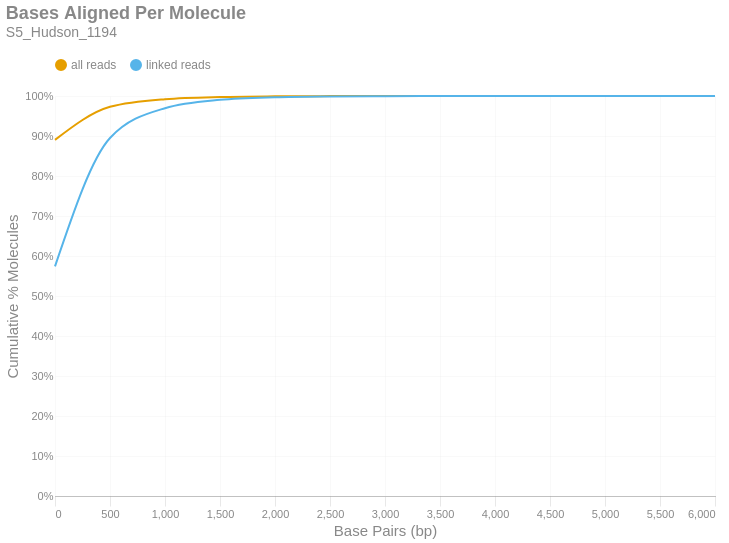

Here is the notebook cell this chart was saved with:
### Markdown cell above
### Bases Aligned Per Molecule
This is a cumulative frequency distribution showing the number of base pairs aligned per unique molecule. These data are shown in 500 bp bins. There are two distributions: one with `all reads` (yellow) and another with only `linked reads` (blue). The percent of molecules in the `linked reads` distribution is relative to the total number of linked molecules.

### Code cell
if SKIPLR:
    print_html(f"Skipped")
else:
    binned_df = consolidated_hist(valids['aligned_bp'], mask, 500, True)
    with SafeRender(binned_df):
        (
            density_plot(binned_df, 'Bases Aligned Per Molecule', samplename, 'basesper')
            .encode(
                x=alt.X('bin:Q', title="Base Pairs (bp)").axis(tickMinStep=500).scale(padding=0),
                y=alt.Y('value:Q', title='Cumulative % Molecules')
                    .axis(format='%')
                    .scale(domain = [0,1])
                    .stack(False),
                color=alt.Color("key:N").scale(domain = ["all reads", "linked reads"]),
                tooltip = [
                    alt.Tooltip("key:N", title = "Data Type"),
                    alt.Tooltip("range_label:N", title="Bases Aligned Per Molecule"),
                    alt.Tooltip("value:Q", format = ".2%", title="% Molecules (Cum.)")
                ]
            )
        ).display()

### Figure 1 — Vega-Lite specification as saved in the notebook (floating-point values rounded to 4 significant figures)
{"width": "container", "height": 400, "config": {"title": {"anchor": "start", "dy": -15, "fontSize": 18, "color": "#888888", "subtitleColor": "#888888", "subtitleFontSize": 14}, "arc": {"fill": "#0072B2"}, "axis": {"domainColor": "#888888", "domainWidth": 0.5, "gridWidth": 0.2, "grid": false, "titleFontWeight": 400, "titleFontSize": 15, "labelFontSize": 11, "labelColor": "#888888", "tickColor": "#888888", "tickWidth": 0.2, "titleColor": "#888888"}, "axisBand": {"grid": false}, "axisX": {"grid": true, "tickSize": 10, "domainCap": "round"}, "axisY": {"domain": false, "grid": true, "tickSize": 0, "domainCap": "round"}, "background": "transparent", "header": {"labelFontSize": 15, "labelColor": "#888888", "titleFontSize": 15, "titleFontWeight": 600, "titleColor": "#888888"}, "legend": {"labelFont": "sans-serif", "labelFontSize": 12, "labelColor": "#888888", "symbolSize": 100, "symbolType": "circle", "titleFontSize": 12, "titlePadding": 10, "titleColor": "#888888", "title": null, "orient": "top"}, "range": {"category": ["#E69F00", "#56B4E9", "#009E73", "#F0E442", "#0072B2", "#D55E00", "#CC79A7", "#000000"], "diverging": ["#cfe8f3", "#a2d4ec", "#73bfe2", "#46abdb", "#1696d2", "#12719e"]}, "area": {"fill": "#0072B2", "fillOpacity": 0.7, "line": true, "strokeOpacity": 0.7}, "line": {"color": "#0072B2", "stroke": "#0072B2", "strokeWidth": 2}, "trail": {"color": "#0072B2", "stroke": "#0072B2", "strokeWidth": 0, "size": 1}, "point": {"filled": true, "fillOpacity": 1.0, "size": 95}, "text": {"color": "#888888", "fontSize": 11, "align": "right", "fontWeight": 400, "size": 11}, "bar": {"fill": "#0072B2", "stroke": null}, "view": {"stroke": null, "continuousWidth": 660, "continuousHeight": 400}}, "data": {"name": "data-9281c7b636a45b5ac23f17a1d0f31181"}, "mark": {"type": "line", "interpolate": "monotone", "point": {"opacity": 0, "size": 275}}, "encoding": {"color": {"field": "key", "scale": {"domain": ["all reads", "linked reads"]}, "type": "nominal"}, "tooltip": [{"field": "key", "title": "Data Type", "type": "nominal"}, {"field": "range_label", "title": "Bases Aligned Per Molecule", "type": "nominal"}, {"field": "value", "format": ".2%", "title": "% Molecules (Cum.)", "type": "quantitative"}], "x": {"axis": {"tickMinStep": 500}, "field": "bin", "scale": {"padding": 0}, "title": "Base Pairs (bp)", "type": "quantitative"}, "y": {"axis": {"format": "%"}, "field": "value", "scale": {"domain": [0, 1]}, "stack": false, "title": "Cumulative % Molecules", "type": "quantitative"}}, "params": [{"name": "param_c36ac31b6afebe62", "select": {"type": "point", "fields": ["key"]}, "bind": "legend"}], "title": {"text": "Bases Aligned Per Molecule", "subtitle": "S5_Hudson_1194"}, "transform": [{"fold": ["all reads (cumsum)", "linked reads (cumsum)"]}, {"calculate": "replace(datum.key, ' (cumsum)', '')", "as": "key"}, {"filter": {"param": "param_c36ac31b6afebe62"}}], "usermeta": {"embedOptions": {"downloadFileName": "S5_Hudson_1194.basesper"}}, "$schema": "https://vega.github.io/schema/vega-lite/v6.1.0.json", "datasets": {"data-9281c7b636a45b5ac23f17a1d0f31181": [{"bin": "0.0", "interval": "0.0-500.0", "all reads": 0.8903, "linked reads": 0.5742, "all reads (cumsum)": 0.8903, "linked reads (cumsum)": 0.5742, "range_label": "0-499"}, {"bin": "500.0", "interval": "500.0-1000.0", "all reads": 0.0827, "linked reads": 0.3207, "all reads (cumsum)": 0.973, "linked reads (cumsum)": 0.8949, "range_label": "500-999"}, {"bin": "1000.0", "interval": "1000.0-1500.0", "all reads": 0.01916, "linked reads": 0.07458, "all reads (cumsum)": 0.9922, "linked reads (cumsum)": 0.9695, "range_label": "1000-1499"}, {"bin": "1500.0", "interval": "1500.0-2000.0", "all reads": 0.005362, "linked reads": 0.02088, "all reads (cumsum)": 0.9975, "linked reads (cumsum)": 0.9904, "range_label": "1500-1999"}, {"bin": "2000.0", "interval": "2000.0-2500.0", "all reads": 0.001669, "linked reads": 0.006497, "all reads (cumsum)": 0.9992, "linked reads (cumsum)": 0.9969, "range_label": "2000-2499"}, {"bin": "2500.0", "interval": "2500.0-3000.0", "all reads": 0.0005306, "linked reads": 0.002066, "all reads (cumsum)": 0.9997, "linked reads (cumsum)": 0.9989, "range_label": "2500-2999"}, {"bin": "3000.0", "interval": "3000.0-3500.0", "all reads": 0.0001666, "linked reads": 0.0006486, "all reads (cumsum)": 0.9999, "linked reads (cumsum)": 0.9996, "range_label": "3000-3499"}, {"bin": "3500.0", "interval": "3500.0-4000.0", "all reads": 6.166e-05, "linked reads": 0.0002401, "all reads (cumsum)": 1.0, "linked reads (cumsum)": 0.9998, "range_label": "3500-3999"}, {"bin": "4000.0", "interval": "4000.0-4500.0", "all reads": 3.033e-05, "linked reads": 0.0001181, "all reads (cumsum)": 1.0, "linked reads (cumsum)": 0.9999, "range_label": "4000-4499"}, {"bin": "4500.0", "interval": "4500.0-5000.0", "all reads": 1.193e-05, "linked reads": 4.646e-05, "all reads (cumsum)": 1.0, "linked reads (cumsum)": 1.0, "range_label": "4500-4999"}, {"bin": "5000.0", "interval": "5000.0-5500.0", "all reads": 2.486e-06, "linked reads": 9.68e-06, "all reads (cumsum)": 1.0, "linked reads (cumsum)": 1.0, "range_label": "5000-5499"}, {"bin": "5500.0", "interval": "5500.0-6000.0", "all reads": 2.486e-06, "linked reads": 9.68e-06, "all reads (cumsum)": 1.0, "linked reads (cumsum)": 1.0, "range_label": "5500-5999"}, {"bin": "6000.0", "interval": "6000.0-6500.0", "all reads": 9.945e-07, "linked reads": 3.872e-06, "all reads (cumsum)": 1.0, "linked reads (cumsum)": 1.0, "range_label": "6000-6499"}]}}
